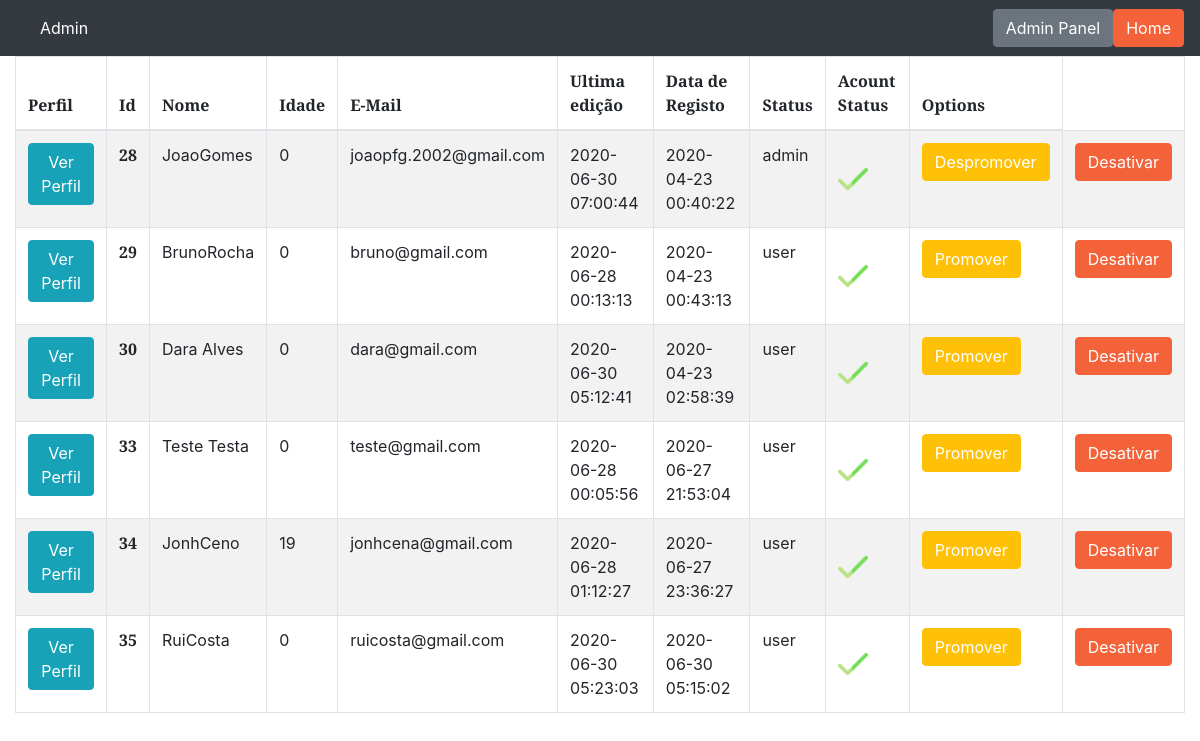
/admin/users.php, run on the app's committed database.
### tables this page shows
CREATE TABLE `users` (
  `id` int(11) NOT NULL,
  `fname` varchar(255) NOT NULL,
  `lname` varchar(255) NOT NULL,
  `age` int(11) NOT NULL,
  `email` tinytext NOT NULL,
  `password` longtext NOT NULL,
  `phone` int(9) DEFAULT NULL,
  `born_date` date DEFAULT NULL,
  `type_img` varchar(255) NOT NULL,
  `name_img` varchar(255) NOT NULL,
  `size_img` varchar(255) NOT NULL,
  `data_img` longblob NOT NULL,
  `updated_at` timestamp NOT NULL DEFAULT current_timestamp() ON UPDATE current_timestamp(),
  `created_at` timestamp NOT NULL DEFAULT current_timestamp(),
  `user_status` varchar(10) NOT NULL DEFAULT 'user',
  `acount_status` text NOT NULL DEFAULT 'ativo',
  `foto_status` varchar(10) NOT NULL,
  `newsletter_status` varchar(10) NOT NULL DEFAULT 'semSub'
);

### admin/users.php (the view, shortened to what this page needs)
<?php
require '../includes/db.inc.php';
$sql = "SELECT * FROM users ";
    $result = mysqli_query( $conn, $sql);
?>
<!DOCTYPE html>
<html lang="en">
    <head>
        <link href="https://cdnjs.cloudflare.com/ajax/libs/magnific-popup.js/1.1.0/magnific-popup.min.css" rel="stylesheet" />
        <link href="../assets/css/styles.css" rel="stylesheet" />
    </head>
    <?php include "../assets/content/navbar_admin.php" ?>
    <div class="container-fluid">
    <div class="row">
        <div class="col-md col-sm-6">
        <table class="table table-striped table-bordered">
            <thead>
                <tr>
                    <th>Perfil</th>
                    <th scope="col">Id</th>
                    <th scope="col">Nome</th>
                    <th scope="col">Idade</th>
                    <th scope="col">E-Mail</th>
                    <th scope="col">Ultima edição</th>
                    <th scope="col">Data de Registo</th>
                    <th scope="col">Status</th>
                    <th scope="col">Acount Status</th>
                    <th scope="col">Options</th>
                </tr>
            </thead>
            <tbody>
            <?php foreach($result as $row) :?>
                <tr>
                    <th> <a type="button" id="view-user-btn" name="view-user-btn" class="btn btn-info text-white" href="view_profile.php?&id=<?php echo $row['id'] ?>">Ver Perfil</a></th>
                    <th scope="row"><?= $row['id']?></th>
                    <td><?= $row['fname'] . $row['lname']?></td>
                    <td><?= $row['age']?></td>
                    <td><?= $row['email']?></td>
                    <td><?= $row['updated_at']?></td>
                    <td><?= $row['created_at']?></td>
                    <td><?= $row['user_status']?></td>
                    <?php if($row['acount_status'] === 'ativo') : ?>
                       <td class="align-middle"> <img src="../assets/img/certo.png" width="30" height="30"></td>
                    <?php endif ?>
                    <?php if($row['user_status'] === 'admin') : ?>
                       <td> <a type="button" id="despromover-user-btn" name="despromover-user-btn" class="btn btn-warning text-white" href="../includes/despromover_user.php?despromover=sim&id=<?php echo $row['id'] ?>">Despromover</a></td>
                    <?php endif ?>
                    <?php if($row['user_status'] === 'user') : ?>
                       <td> <a type="button" id="promover-user-btn" name="promover-user-btn" class="btn btn-warning text-white" href="../includes/promover_user.php?despromover=sim&id=<?php echo $row['id'] ?>">Promover</a></td>
                    <?php endif ?>
                    <?php if($row['acount_status'] === 'ativo') : ?>
                        <td><a type="button" id="desativar-user-btn" name="desativar-user-btn" class="btn btn-primary text-white" href="../includes/desativar_user.php?id=<?php echo $row['id'] ?>">Desativar</a></td>
                    <?php endif ?>
                <?php endforeach ?>
            </tbody>
        </table>
    </div>
    </div>
    </div>
    </body>
</html>

### data on the page
users: id "28", fname "Joao", lname "Gomes", age "0", email "joaopfg.2002@gmail.com", updated_at "2020-06-30 07:00:44", created_at "2020-04-23 00:40:22", user_status "admin"
users: id "29", fname "Bruno", lname "Rocha", age "0", email "bruno@gmail.com", updated_at "2020-06-28 00:13:13", created_at "2020-04-23 00:43:13", user_status "user"
users: id "30", fname "Dara", lname "Alves", age "0", email "dara@gmail.com", updated_at "2020-06-30 05:12:41", created_at "2020-04-23 02:58:39", user_status "user"
users: id "33", fname "Teste", lname "Testa", age "0", email "teste@gmail.com", updated_at "2020-06-28 00:05:56", created_at "2020-06-27 21:53:04", user_status "user"
users: id "34", fname "Jonh", lname "Ceno", age "19", email "jonhcena@gmail.com", updated_at "2020-06-28 01:12:27", created_at "2020-06-27 23:36:27", user_status "user"
users: id "35", fname "Rui", lname "Costa", age "0", email "ruicosta@gmail.com", updated_at "2020-06-30 05:23:03", created_at "2020-06-30 05:15:02", user_status "user"
